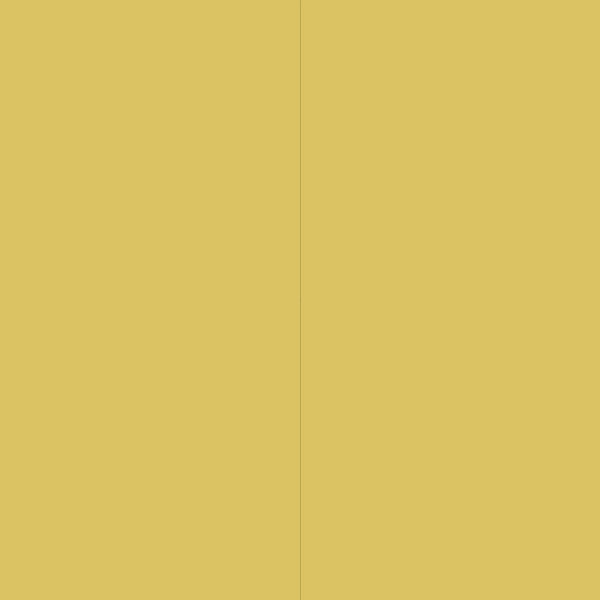
Frame 1 (no input)
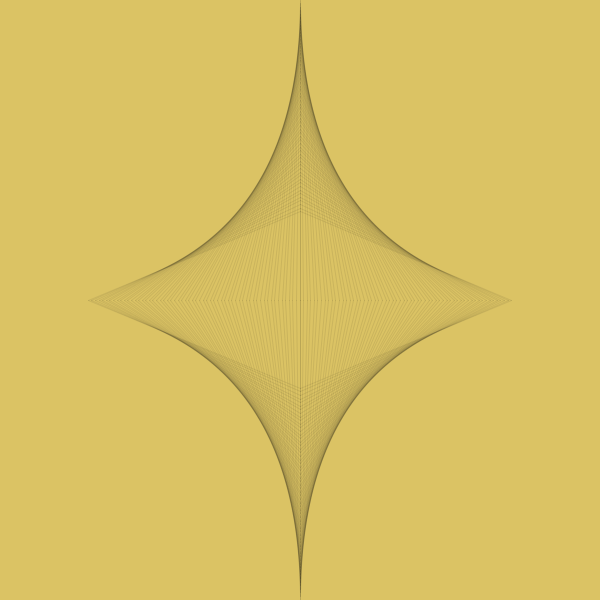
Frame 60 (the mouse pressed at the canvas centre just before this capture)
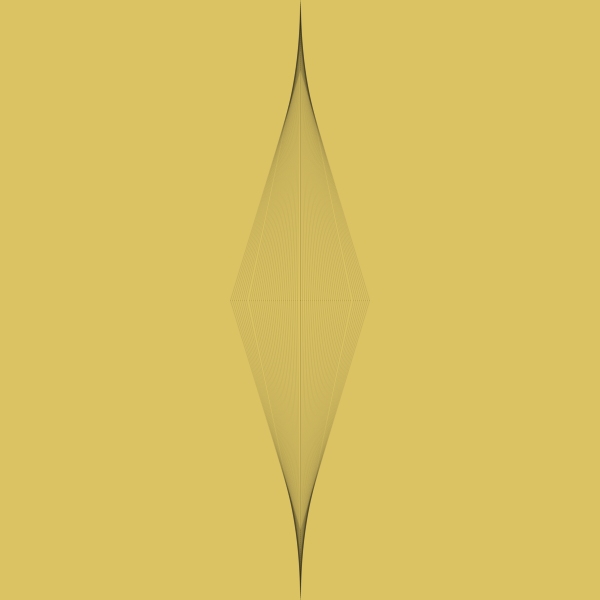
Frame 120 (the mouse held since frame 60 and released just before this capture)

The Processing sketch that drew these frames (run headless with seeded random() and noise(); from frame 60 on, the mouse is pressed at the canvas centre):

// Processing sketch: gaudi
// ── gaudi.pde
float x1 ;
float y1 ;
float x2;
float x3;
float y2;
float y3 ;
float inc = 20;
void setup() {
  size(600, 600);
  translate(width/2, height/2);
  iniciar();
}

void draw() {
  if (y1<height/2) {
    stroke(0, 20);
    line(width/2, y1, x2, height/2);
    line(width/2, y1, x3, height/2);
    line(width/2, y3, x3, height/2);
    line(width/2, y3, x2, height/2);
    x2 = x2+inc;
    x3 = x3-inc;
    y1 = y1 + inc;
y3 = y3-inc;
    //  line(x1, width/2, height/2, y2);
    x1=x1+inc;
    y2=y2-inc;
  } else
  {

    println("llega al final");
    iniciar();
  }
}
void iniciar() {
  inc = random (1, 5);
  background(#DBC364);
  x1 = width / 2;
  x3 = width/2;
  y3 = height;
  y1 = 0;
  x2 = width/2;
  y2 = height/2;
}
